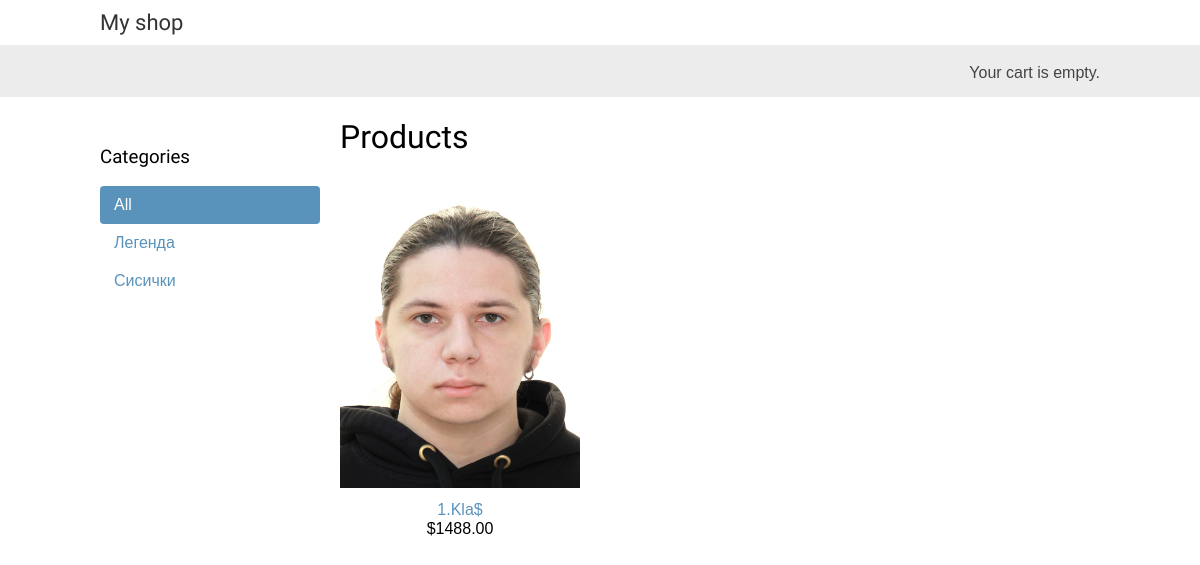
The app's page /, older data.
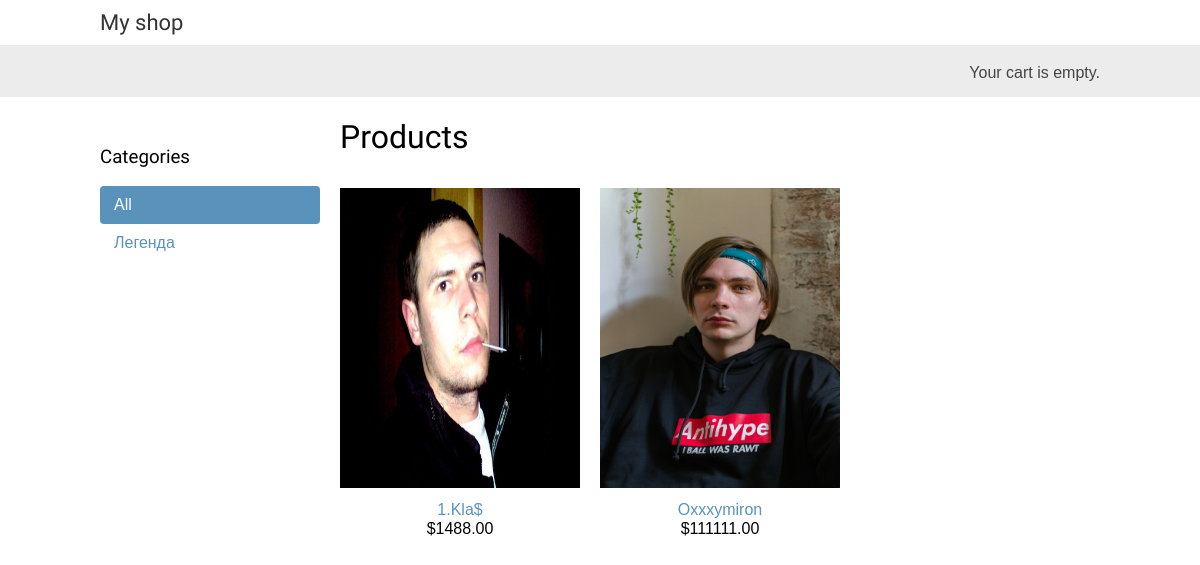
The same page, newer data.
### market_app/models.py (models this page shows, shortened)
class Category(models.Model):
    name = models.CharField(max_length=200)
    slug = models.SlugField(max_length=200,
                            unique=True)
    class Meta:
        ordering = ['name']
        indexes = [models.Index(fields=['name']),]
        verbose_name = 'category'
        verbose_name_plural = 'categories'
    def get_absolute_url(self):
        return reverse('market_app:product_list_by_category',
                       args=[self.slug])

class Product(models.Model):
    category = models.ForeignKey(Category,
                                 related_name='products',
                                 on_delete=models.CASCADE)
    name = models.CharField(max_length=200)
    slug = models.SlugField(max_length=200)
    image = models.ImageField(upload_to='products/%Y/%m/%d',
                              blank=True)
    description = models.TextField(blank=True)
    price = models.DecimalField(max_digits=10,
                                decimal_places=2)
    available = models.BooleanField(default=True)
    created = models.DateTimeField(auto_now_add=True)
    updated = models.DateTimeField(auto_now=True)
    class Meta:
        ordering = ['name']
        indexes = [
        models.Index(fields=['id', 'slug']),
        models.Index(fields=['name']),
        models.Index(fields=['-created']),]
    def get_absolute_url(self):
        return reverse('market_app:product_detail',
                       args=[self.id, self.slug])

### market_app/views.py (the view)
# urls.py: path('', views.product_list, name='product_list'),
def product_list(request, category_slug=None):
    category = None
    categories = Category.objects.all()
    products = Product.objects.filter(available=True)
    if category_slug:
        category = get_object_or_404(Category,
                                     slug=category_slug)
        products = products.filter(category=category)
    return render(request,
                    'market_app/product/list.html',
                    {'category': category,
                    'categories': categories,
                    'products': products})

### market_app/templates/market_app/product/list.html (shortened to what this page needs)
{% extends "market_app/base.html" %}
{% load static %}
{% block content %}
    <div id="sidebar">
        <h3>Categories</h3>
        <ul>
            <li {% if not category %}class="selected"{% endif %}>
                <a href="{% url "market_app:product_list" %}">All</a>
            </li>
            {% for c in categories %}
                <li >
                    <a href="{{ c.get_absolute_url }}">{{ c.name }}</a>
                </li>
                {% endfor %}
        </ul>
    </div>
    <div id="main" class="product-list">
        <h1>{% if category %}{{ category.name }}{% else %}Products
        {% endif %}</h1>
        {% for product in products %}
            <div class="item">
                <a href="{{ product.get_absolute_url }}">
                    <img src="{% if product.image %}{{ product.image.url }}{% else %}{% static
"img/no_image.png" %}{% endif %}" width="300" height="300">
                </a>
                <a href="{{ product.get_absolute_url }}">{{ product.name }}</a>
                <br>
                ${{ product.price }}
            </div>
        {% endfor %}
    </div>
{% endblock %}

### market_app/templates/market_app/base.html (shortened to what this page needs)
{% load static %}
<!DOCTYPE html>
<html>
    <head>
        <link href="{% static "css/base.css" %}" rel="stylesheet">
    </head>
    <body>
        <div id="header">
            <a href="/" class="logo">My shop</a>
        </div>
        <div id="subheader">
            <div class="cart">
                Your cart is empty.
            </div>
        </div>
        <div id="content">
        {% block content %}
        {% endblock %}
        </div>
    </body>
</html>

### market_app/static/css/base.css (style rules this page uses)
body { margin:0; padding:0; font-family:helvetica, sans-serif; }
h1, h2, h3, h4, h5 , h6 { font-family: 'Ubuntu', sans-serif; font-weight:normal; }
a { text-decoration:none; color:#5993bb; }
#header { padding:10px 100px; font-size:18px; overflow:auto; }
#subheader { background:#ececec; color:#444; padding:15px 100px; overflow:auto; }
#header .logo { font-family: 'Ubuntu', sans-serif; float:left; color:#333; font-size:22px; margin-right:10%; }
#subheader .cart { float:right; padding-top:4px; }
#content { padding:0 100px; overflow:hidden; }
#sidebar { width:220px; padding:30px 20px 0 0; float:left; }
#sidebar ul { margin:0; padding:0; }
#sidebar ul li { margin:0; list-style:none; padding:10px 14px; }
#sidebar ul li a { display:block; }
#sidebar ul li.selected { background:#5993bb; border-radius:4px; }
#sidebar ul li.selected a { color:#fff; }
#main { float:left; width: 96%; margin-right:-220px; overflow:hidden; }
.product-list .item { width:25%; padding:10px 20px 10px 0; float:left; text-align:center; line-height:1.2; }
.product-list .item img { width:100%; margin-bottom:8px; }

Row changes from the older to the newer data that the page shows:
removed Category: name "Сисички"
changed Product "1.Kla$": image: a different picture
added Product: image (picture), name "Oxxxymiron", price "111111.00"
